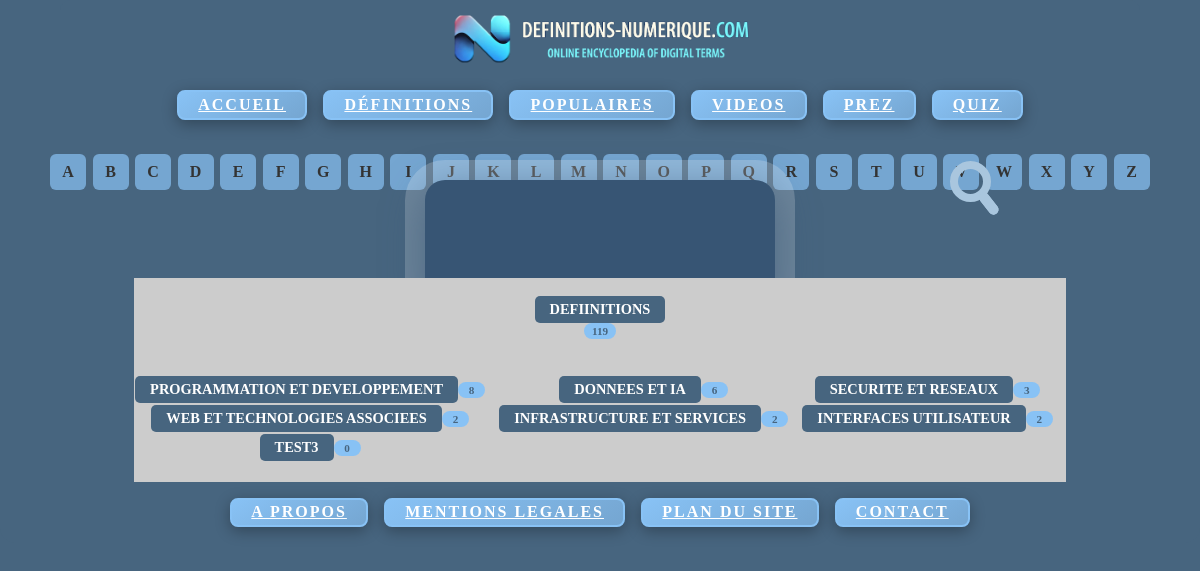
The app's page /categories.php, older data.
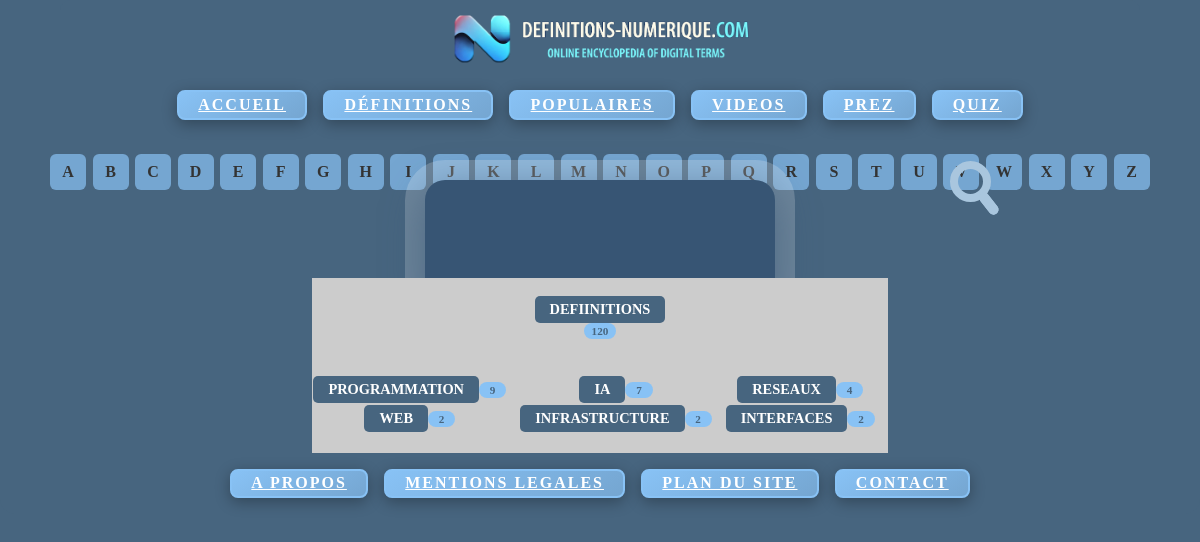
The same page, newer data.
### tables this page shows
CREATE TABLE `categorie` (
  `catid` int(10) NOT NULL,
  `catnom` varchar(100) NOT NULL
);

### categories.php (the view, shortened to what this page needs)
<!DOCTYPE html>
<html lang="fr">
<head>
    <link rel="stylesheet" href="style.css" />
</head>
<body>
    <div class="bandeaudiv" type="video/mp4">
        <?php include "bandeau.php"; ?>
    </div>
    <div class="search-alpha-wrapper"><div class="lettresdiv">
        <?php include "lettres.php"; ?>
    </div>
    <div class="barrediv">
        <?php include "barrederecherche.php"; ?>
    </div>
    <div class="homediv">
        <div class="container">
            <div class="home">
                <div class="controls">
<?php
$conn = new mysqli($_ENV['DB_SERVERNAME'], $_ENV['DB_USERNAME'], $_ENV['DB_PASSWORD'], $_ENV['DB_NAME']);
	$conn->set_charset("utf8mb4");
$conn2 = new mysqli($_ENV['DB_SERVERNAME'], $_ENV['DB_USERNAME'], $_ENV['DB_PASSWORD'], $_ENV['DB_NAME']);
	$conn2->set_charset("utf8mb4");
   printf ("<br><a href='definitions.php' class='rubrique'>DEFIINITIONS</a>");
if ($result3 = mysqli_query($conn, "SELECT COUNT(*) as total from definition"))
{
    while ($row3 = $result3->fetch_assoc())
	{
        		printf ("<span class='styled-span'> %s </span><br><br>", $row3['total']);
 	 }
  }
else
		{
		}
if ($result = mysqli_query($conn, "SELECT * from categorie"))
{
     printf("<center><table class=tab border='0' ><tr>");
    $compteur = -1;
    while ($row = $result->fetch_assoc())
	{
         if ($compteur %3 == 2){
		    printf("</tr><tr>");
	   }
	   $compteur++;
        printf ("<td><a href='categoriedetail.php?catid=%s' class='rubrique'>%s</a>", $row['catid'], $row['catnom']);
		$catid = intval($row['catid']);
		$sql2="SELECT COUNT(*) as total FROM lien WHERE catid=" . $catid;
		if ($result2 = mysqli_query($conn2,$sql2 ))
		{
			while ($row2 = $result2->fetch_assoc())
			{
				printf ("<span class='styled-span'> %s </span>&nbsp;&nbsp;&nbsp;</td>", $row2['total']);
			}
		}
		else
		{
		}
	}
         printf("</tr></table></center>");
}
?>
                </div>
            </div>
        </div>
    </div>
    <div class="footerdiv">
        <?php include "footer.php"; ?>
    </div>
</body>
</html>

### lettres.php (shortened to what this page needs)
<?php
$conn = new mysqli(
    $_ENV['DB_SERVERNAME'],
    $_ENV['DB_USERNAME'],
    $_ENV['DB_PASSWORD'],
    $_ENV['DB_NAME']
);
$conn->set_charset("utf8mb4");
?>
<div class="container">
    <div class="lettrescript">
        <div class="controls">
            <ul class="lettre-list">
                <?php
                $lettersSql = "
                    SELECT deflettre
                    FROM definition
                    GROUP BY deflettre
                    ORDER BY deflettre
                ";
                $lettersResult = $conn->query($lettersSql);
                if ($lettersResult && $lettersResult->num_rows > 0) {
                    while ($row = $lettersResult->fetch_assoc()) {
                        $lettre = htmlspecialchars($row['deflettre']);
                        echo "
                            <li>
                                <a href='defparlettre.php?id={$lettre}' class='lettre'>
                                    {$lettre}
                                </a>
                            </li>
                        ";
                    }
                }
                ?>
            </ul>
        </div>
    </div>
</div>

Row changes from the older to the newer data that the page shows:
removed categorie: catnom "TEST3", total "0"
changed categorie: catnom "PROGRAMMATION ET DEVELOPPEMENT" → "PROGRAMMATION"
changed categorie (number 2 of 6 on the later page): catnom "DONNEES ET IA" → "IA"
changed categorie: catnom "SECURITE ET RESEAUX" → "RESEAUX"
changed categorie: catnom "WEB ET TECHNOLOGIES ASSOCIEES" → "WEB"
changed categorie: catnom "INFRASTRUCTURE ET SERVICES" → "INFRASTRUCTURE"
changed categorie: catnom "INTERFACES UTILISATEUR" → "INTERFACES"
Text that changed along with them:
new list line: "120"
new list line: "9"
new list line: "7"
new list line: "4"
list line gone: "119"
list line gone: "8"
list line gone: "6"
list line gone: "3"
